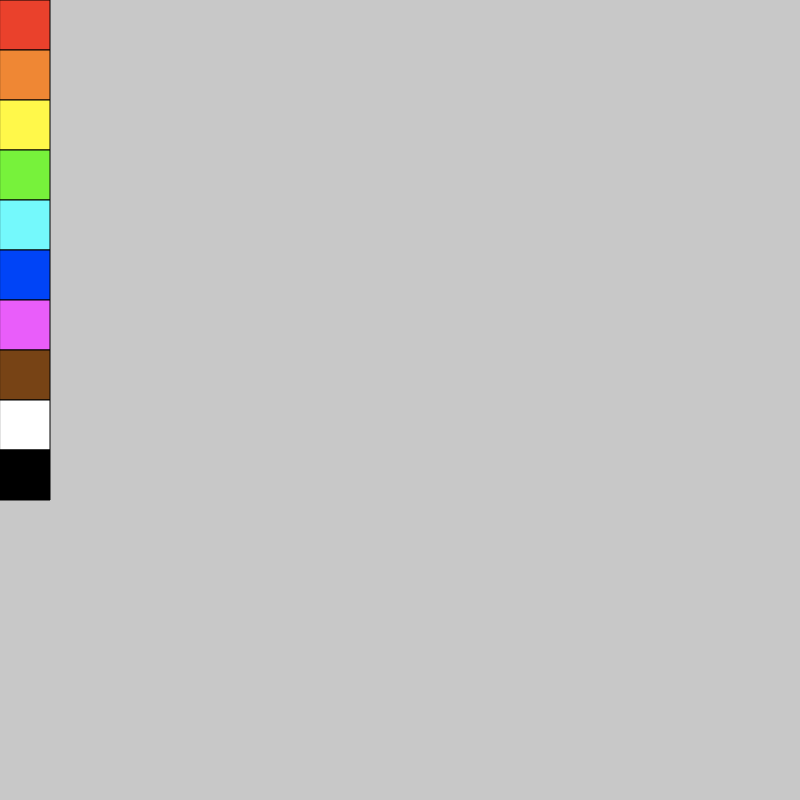
Frame 1 (no input)
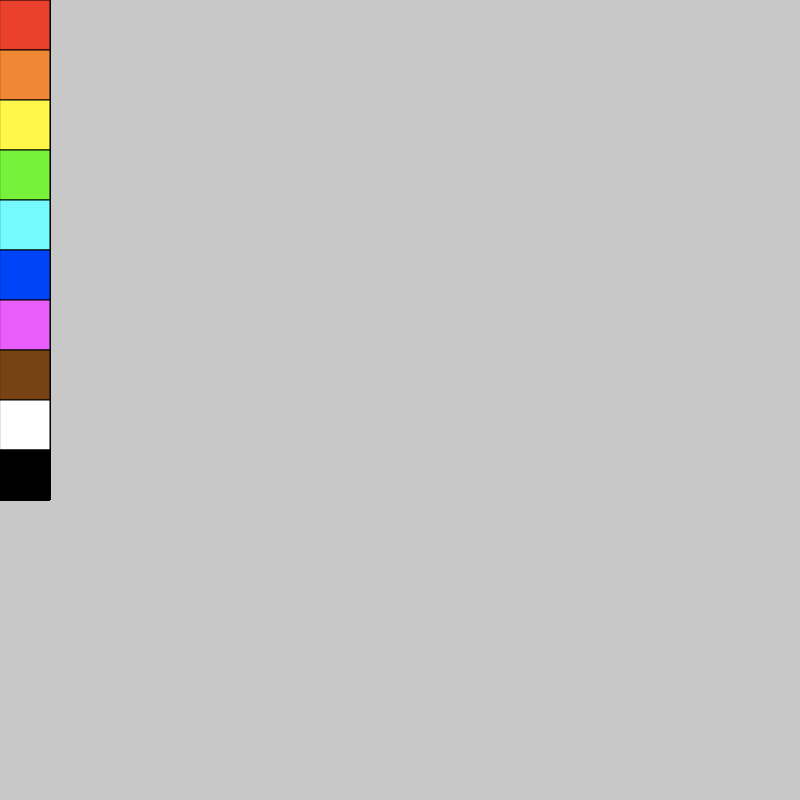
Frame 60 (no input)
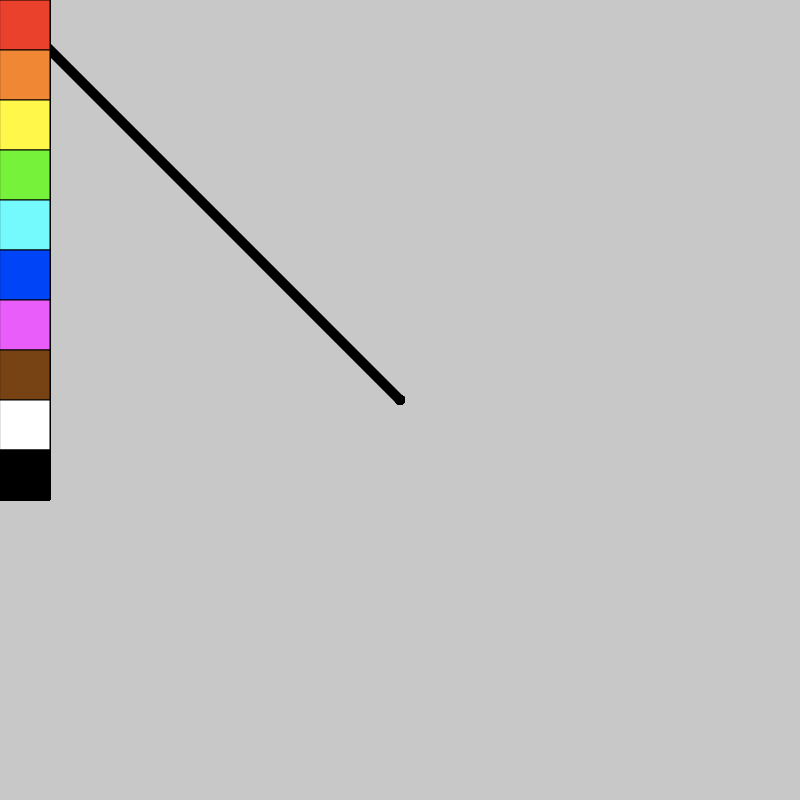
Frame 120 (the mouse pressed at the canvas centre since frame 60)

The p5.js sketch that drew these frames (run headless with seeded random() and noise() and a simulated clock; from frame 60 on, the mouse is pressed at the canvas centre):

// p5.js sketch
// ── sketch.js
let currentColor, red, orange, yellow, green, lightBlue, blue, pink, brown, white, black;

function setup() {
  createCanvas(800, 800);
  background(200);
  currentColor = 0;
  red = new colors(0, "#ea412c");
  orange = new colors(50, "#ef8734")
  yellow = new colors(100, "#fff84a");
  green = new colors(150, "#77f23b");
  lightBlue = new colors(200, "#74f9fc");
  blue = new colors(250, "#0044f7");
  pink = new colors(300, "#e95dfa");
  brown = new colors(350, "#774315");
  white = new colors(400, "#ffffff");
  black = new colors(450, "#000000");
}

function draw() {
  if(mouseIsPressed){
    drawing();
  }
  red.appear();
  red.onMousePressed();
  orange.appear();
  yellow.appear();
  green.appear();
  lightBlue.appear();
  blue.appear();
  pink.appear();
  brown.appear();
  white.appear();
  black.appear();
}

class colors {
  constructor(colorOption, color){
    this.x = 0;
    this.y = colorOption;
    this.w = 50;
    this.h = 50;
    this.color = color;
  }
  appear() {
    push();
    fill(this.color);
    rect(this.x, this.y, this.w, this.h);
    pop();
  }
  onMousePressed(){
    if(mouseIsPressed){
      if(mouseX < 50){
        if(mouseY > 0 && mouseY < 50){
          currentColor = "#ea412c";
        }
        else if(mouseY > 50 && mouseY < 100){
          currentColor = "#ef8734";
        }
        else if(mouseY > 100 && mouseY < 150){
          currentColor = "#fff84a";
        }
        else if(mouseY > 150 && mouseY < 200){
          currentColor = "#77f23b";
        }
        else if(mouseY > 200 && mouseY < 250){
          currentColor = "#74f9fc";
        }
        else if(mouseY > 250 && mouseY < 300){
          currentColor = "#0044f7";
        }
        else if(mouseY > 300 && mouseY < 350){
          currentColor = "#e95dfa";
        }
        else if(mouseY > 350 && mouseY < 400){
          currentColor = "#774315";
        }
        else if(mouseY > 400 && mouseY < 450){
          currentColor = "#ffffff";
        }
        else if(mouseY > 450 && mouseY < 500){
          currentColor = "#000000";
        }
      }
    }
  }
}

function drawing() {
  push();
  stroke(currentColor);
  strokeWeight(10);
  line(pmouseX, pmouseY, mouseX, mouseY);
  pop();
}
